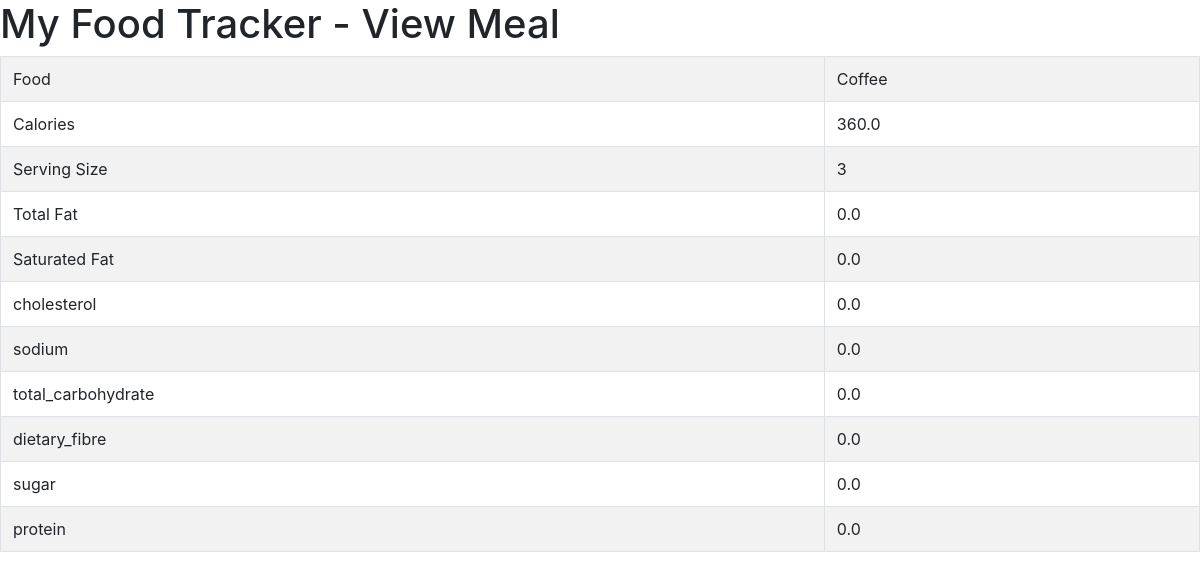
/view_meal/3, run on the app's committed database.
### food/models.py (models this page shows, shortened)
class Meal(models.Model):
	BREAKFAST = 1
	MORNING_SNACK = 2
	LUNCH = 3
	AFTERNOON_SNACK = 4
	DINNER = 5
	EVENING_SNACK = 6
	MEAL_TIME_TYPES = (
		(BREAKFAST, "Breakfast"),
		(MORNING_SNACK, "Morning Snack"),
		(LUNCH, "Lunch"),
		(AFTERNOON_SNACK, "Afternoon Snack"),
		(DINNER, "Dinner"),
		(EVENING_SNACK, "Evening Snack")
	)
	food = models.ForeignKey(Food, verbose_name="Food" , on_delete = models.CASCADE)
	serving_size = models.IntegerField(verbose_name="Serving Size")
	meal_time = models.IntegerField(verbose_name="Meal Time", choices=MEAL_TIME_TYPES)
	def get_total_calories(self):
		return self.serving_size * self.food.calories
	def get_total_total_carbohydrate(self):
		return self.serving_size * self.food.total_carbohydrate
	def get_total_total_dietary_fibre(self):
		return self.serving_size * self.food.dietary_fibre
	def get_total_sugar(self):
		return self.serving_size * self.food.sugar
	def get_total_cholesterol(self):
		return self.serving_size * self.food.cholesterol
	def get_total_sodium(self):
		return self.serving_size * self.food.sodium
	def get_total_protein(self):
		return self.serving_size * self.food.protein
	def get_total_Saturated_Fat(self):
		return self.serving_size * self.food.saturated_fat
	def get_total_Fat(self):
		return self.serving_size * self.food.total_fat

class Food(models.Model):
	name = models.CharField(verbose_name="Name", max_length=128)
	calories = models.FloatField(verbose_name="Calories (kcal)")
	total_fat = models.FloatField(verbose_name="Total Fat (g)")
	saturated_fat = models.FloatField(verbose_name="Saturated Fat (g)")
	cholesterol = models.FloatField(verbose_name="Cholesterol (mg)")
	sodium = models.FloatField(verbose_name="Sodium (mg)")
	total_carbohydrate = models.FloatField(verbose_name="Total Carbohydrate (g)")
	dietary_fibre = models.FloatField(verbose_name="Dietary Fibre (g)")
	sugar = models.FloatField(verbose_name="Sugar (g)")
	protein = models.FloatField(verbose_name="Protein (g)")

### food/views.py (the view)
# urls.py: url(r'^view_meal/(?P<meal_id>\d+)$', view_meal, name='view-meal'),
def view_meal(request, meal_id):
	template = "view_meal.html"
	meal = Meal.objects.get(id=int(meal_id))
	context = {
		'meal': meal,
	}
	return render(request, template, context)

### templates/view_meal.html (shortened to what this page needs)
<html>
<head>
		<link rel="stylesheet" href="https://stackpath.bootstrapcdn.com/bootstrap/4.1.0/css/bootstrap.min.css">
</head>
	<body>
		<h1>My Food Tracker - View Meal</h1>
			<table class="table table-striped table-bordered">
				<tr>
					<td>Food</td>
					<td>{{ meal.food.name }}</td>
				</tr>
				<tr>
					<td>Calories</td>
					<td>{{ meal.get_total_calories }}</td>
				</tr>
				<tr>
					<td>Serving Size</td>
					<td>{{ meal.serving_size }}</td>
				</tr>
				<tr>
					<td>Total Fat</td>
					<td>{{ meal.get_total_Fat }}</td>
				</tr>
				<tr>
					<td>Saturated Fat</td>
					<td>{{ meal.get_total_Saturated_Fat}}</td>
				</tr>
				<tr>
					<td>cholesterol</td>
					<td>{{ meal.get_total_cholesterol }}</td>
				</tr>
				<tr>
					<td>sodium</td>
					<td>{{ meal.get_total_sodium}}</td>
				</tr>
				<tr>
					<td>total_carbohydrate</td>
					<td>{{ meal.get_total_total_carbohydrate }}</td>
				</tr>
				<tr>
					<td>dietary_fibre</td>
					<td>{{ meal.get_total_total_dietary_fibre}}</td>
				</tr>
				<tr>
					<td>sugar</td>
					<td>{{ meal.get_total_sugar }}</td>
				</tr>
				<tr>
					<td>protein</td>
					<td>{{ meal.get_total_protein }}</td>
				</tr>
			</table>
	</body>
</html>

### data on the page
Meal: food.name "Coffee", get_total_calories "360.0", serving_size "3", get_total_Fat "0.0", get_total_Saturated_Fat "0.0", get_total_cholesterol "0.0", get_total_sodium "0.0", get_total_total_carbohydrate "0.0", get_total_total_dietary_fibre "0.0", get_total_sugar "0.0", get_total_protein "0.0"
